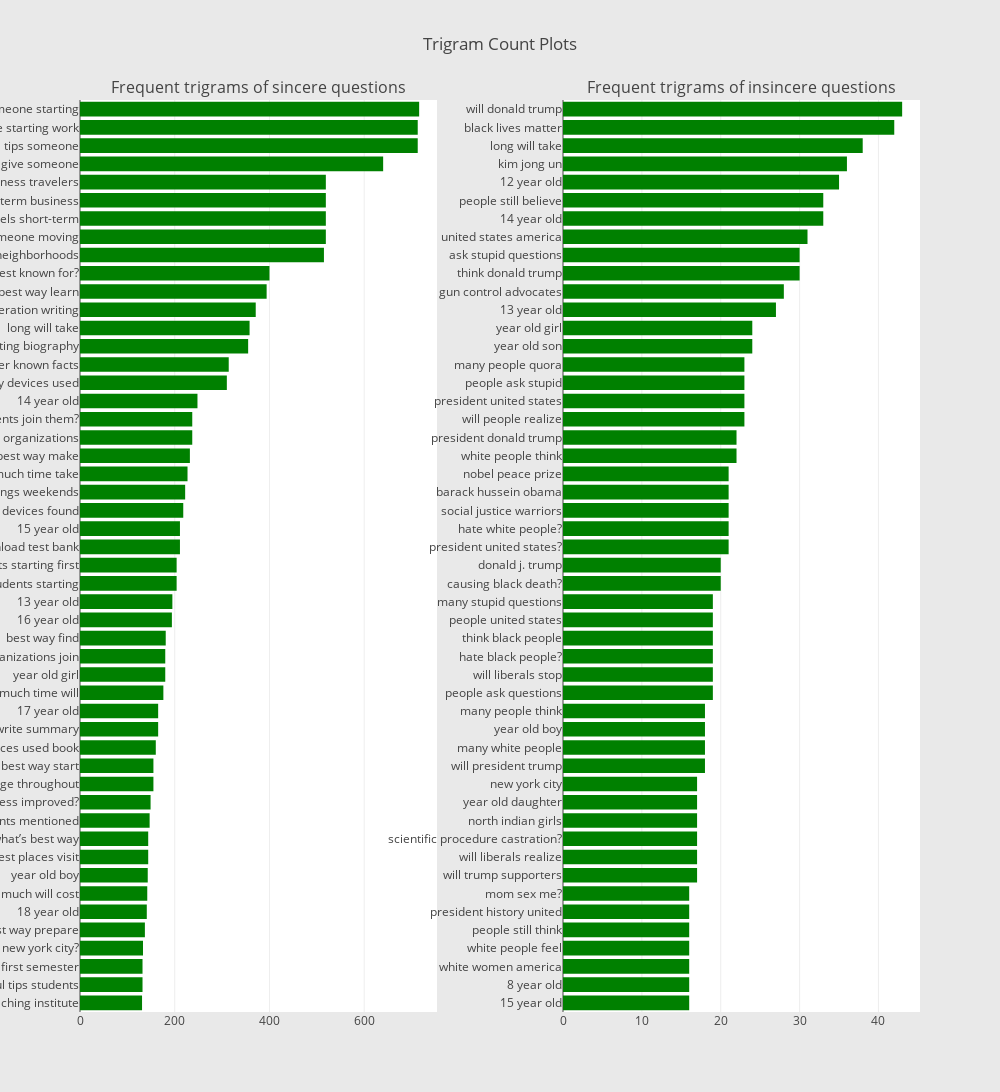

Notebook code cell kept with this figure:
### Code cell
freq_dict = defaultdict(int)
for sent in train0_df["question_text"]:
    for word in generate_ngrams(sent,3):
        freq_dict[word] += 1
fd_sorted = pd.DataFrame(sorted(freq_dict.items(), key=lambda x: x[1])[::-1])
fd_sorted.columns = ["word", "wordcount"]
trace0 = horizontal_bar_chart(fd_sorted.head(50), 'green')


freq_dict = defaultdict(int)
for sent in train1_df["question_text"]:
    for word in generate_ngrams(sent,3):
        freq_dict[word] += 1
fd_sorted = pd.DataFrame(sorted(freq_dict.items(), key=lambda x: x[1])[::-1])
fd_sorted.columns = ["word", "wordcount"]
trace1 = horizontal_bar_chart(fd_sorted.head(50), 'green')

# Creating two subplots
fig = tools.make_subplots(rows=1, cols=2, vertical_spacing=0.04, horizontal_spacing=0.15,
                          subplot_titles=["Frequent trigrams of sincere questions", 
                                          "Frequent trigrams of insincere questions"])
fig.append_trace(trace0, 1, 1)
fig.append_trace(trace1, 1, 2)
fig['layout'].update(height=1200, width=1000, paper_bgcolor='rgb(233,233,233)', title="Trigram Count Plots")
py.iplot(fig, filename='word-plots')

### Figure 1 — Plotly figure (JSON) as saved in the notebook; plotly's stock layout.template omitted (floating-point values rounded to 4 significant figures)
{"data": [{"marker": {"color": "green"}, "orientation": "h", "showlegend": false, "x": [131, 132, 132, 133, 137, 141, 142, 143, 144, 144, 147, 149, 155, 155, 160, 165, 165, 176, 180, 180, 181, 194, 195, 204, 204, 211, 211, 218, 222, 227, 232, 237, 237, 248, 310, 314, 355, 358, 371, 394, 400, 515, 519, 519, 519, 519, 640, 713, 713, 716], "y": ["best coaching institute", "useful tips students", "starting first semester", "new york city?", "best way prepare", "18 year old", "much will cost", "year old boy", "best places visit", "what’s best way", "controversial events mentioned", "manufacturing process improved?", "characters change throughout", "best way start", "devices used book", "tips write summary", "17 year old", "much time will", "year old girl", "student organizations join", "best way find", "16 year old", "13 year old", "tips students starting", "students starting first", "download test bank", "15 year old", "literary devices found", "best things weekends", "much time take", "best way make", "best student organizations", "students join them?", "14 year old", "literary devices used", "lesser known facts", "consideration writing biography", "long will take", "take consideration writing", "best way learn", "best known for?", "good bad neighborhoods", "give someone moving", "good hotels short-term", "hotels short-term business", "short-term business travelers", "advice give someone", "useful tips someone", "someone starting work", "tips someone starting"], "type": "bar", "uid": "cc028398-a539-4a10-9cec-e9db512b7598", "xaxis": "x", "yaxis": "y"}, {"marker": {"color": "green"}, "orientation": "h", "showlegend": false, "x": [16, 16, 16, 16, 16, 16, 16, 17, 17, 17, 17, 17, 17, 18, 18, 18, 18, 19, 19, 19, 19, 19, 19, 20, 20, 21, 21, 21, 21, 21, 22, 22, 23, 23, 23, 23, 24, 24, 27, 28, 30, 30, 31, 33, 33, 35, 36, 38, 42, 43], "y": ["15 year old", "8 year old", "white women america", "white people feel", "people still think", "president history united", "mom sex me?", "will trump supporters", "will liberals realize", "scientific procedure castration?", "north indian girls", "year old daughter", "new york city", "will president trump", "many white people", "year old boy", "many people think", "people ask questions", "will liberals stop", "hate black people?", "think black people", "people united states", "many stupid questions", "causing black death?", "donald j. trump", "president united states?", "hate white people?", "social justice warriors", "barack hussein obama", "nobel peace prize", "white people think", "president donald trump", "will people realize", "president united states", "people ask stupid", "many people quora", "year old son", "year old girl", "13 year old", "gun control advocates", "think donald trump", "ask stupid questions", "united states america", "14 year old", "people still believe", "12 year old", "kim jong un", "long will take", "black lives matter", "will donald trump"], "type": "bar", "uid": "4b3cd406-7408-4253-964b-8c61a61c8776", "xaxis": "x2", "yaxis": "y2"}], "layout": {"annotations": [{"font": {"size": 16}, "showarrow": false, "text": "Frequent trigrams of sincere questions", "x": 0.2125, "xanchor": "center", "xref": "paper", "y": 1, "yanchor": "bottom", "yref": "paper"}, {"font": {"size": 16}, "showarrow": false, "text": "Frequent trigrams of insincere questions", "x": 0.7875, "xanchor": "center", "xref": "paper", "y": 1, "yanchor": "bottom", "yref": "paper"}], "xaxis": {"anchor": "y", "domain": [0, 0.425]}, "yaxis": {"anchor": "x", "domain": [0, 1]}, "xaxis2": {"anchor": "y2", "domain": [0.575, 1]}, "yaxis2": {"anchor": "x2", "domain": [0, 1]}, "height": 1200, "width": 1000, "paper_bgcolor": "rgb(233,233,233)", "title": "Trigram Count Plots"}}
